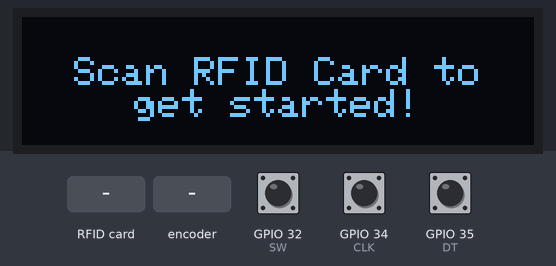
A program run on a simulated ESP32. On the bench: 128×32 one-colour display. The test bench sets the inputs (shaded band); at power-on: GPIO 32 (SW) HIGH, GPIO 34 (CLK) HIGH, GPIO 35 (DT) HIGH. WiFi joins after 1.5 s; servers stay silent unless stated; uploads are accepted with an empty reply; what the program prints to the serial monitor is not drawn.

Above: at 2.7 s.
2.8 s: RFID card 5E 7A 19 C4 held to the reader
At 4.2 s:
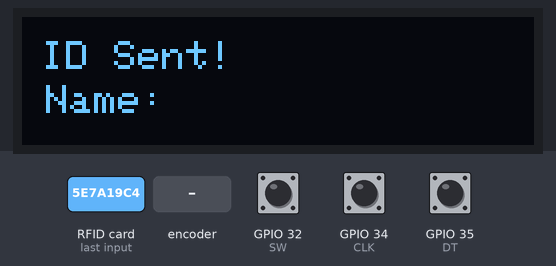
4.5 s: GPIO 32 (SW) pulled LOW for 0.15 s
At 5.2 s:
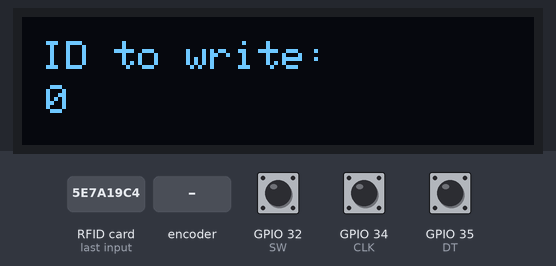
6.1 s: rotary encoder on GPIO 34 (CLK) / GPIO 35 (DT) turned 3 steps (first pin leading)
At 7.3 s:
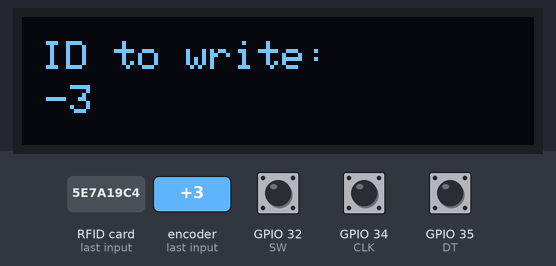
8.2 s: GPIO 32 (SW) pulled LOW for 1 s
At 9.1 s:
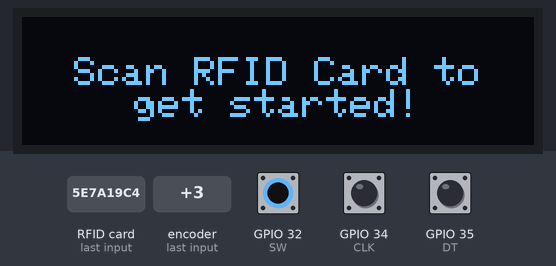
10.7 s: GPIO 32 (SW) pulled LOW for 0.15 s
At 11.1 s:
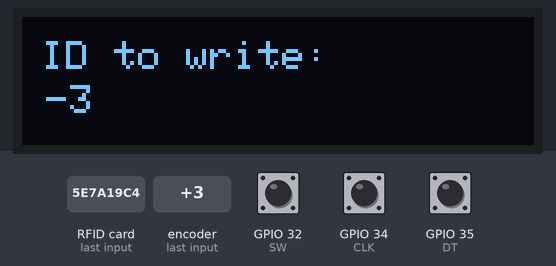
12.3 s: rotary encoder on GPIO 34 (CLK) / GPIO 35 (DT) turned 1 step (first pin leading)
At 12.8 s:
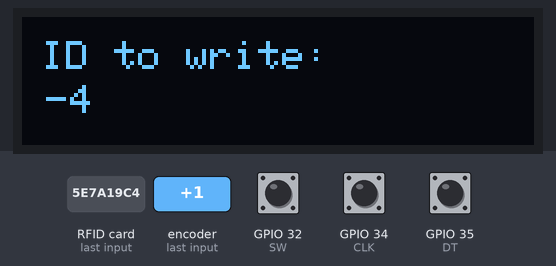
Timing chart, 0 to 15.0 s (numbered marks = the images above; inputs shaded):
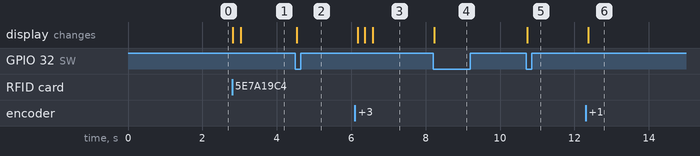

Measured:
- after the input at 2.8 s, the display: first changes at once (image 1 shows a later state)
- after the input at 4.5 s, the display: changes at once (image 2)
- after the input at 6.1 s, the display: first changes after 0.08 s (image 3 shows a later state)
- after the input at 8.2 s, the display: changes at once (image 4)
- after the input at 10.7 s, the display: changes at once (image 5)
- after the input at 12.3 s, the display: changes after 0.08 s (image 6)

The program:

main.cpp
```cpp
#include <Arduino.h>
#include <SPI.h>
#include <Wire.h>
#include <Adafruit_GFX.h>
#include <Adafruit_SSD1306.h>
#include <AiEsp32RotaryEncoder.h>
#include <MFRC522.h>
#include <WiFi.h>
#include <HTTPClient.h>
#include <ArduinoJson.h>

/*Using Hardware SPI of Arduino */
/*MOSI (11), MISO (12) and SCK (13) are fixed */
/*You can configure SS and RST Pins*/
#define SS_PIN 4  /* Slave Select Pin */
#define RST_PIN 2 /* Reset Pin */

/* Create an instance of MFRC522 */
MFRC522 mfrc522(SS_PIN, RST_PIN);
/* Create an instance of MIFARE_Key */
MFRC522::MIFARE_Key key;

/* Set the block to which we want to write data */
/* Be aware of Sector Trailer Blocks */
int blockNum = 2;
/* Create an array of 16 Bytes and fill it with data */
/* This is the actual data which is going to be written into the card */
byte blockData[16];

/* Create another array to read data from Block */
/* Legthn of buffer should be 2 Bytes more than the size of Block (16 Bytes) */
byte bufferLen = 18;
byte readBlockData[18];

String currentCardUID;
String previousCardUID;

String clothesID;

#define CLK 34
#define DT 35
#define SW 32
int counter = 0;
int currentStateCLK;
int lastStateCLK;
String currentDir = "";
unsigned long lastButtonPress = 0;

bool writingMode = false;

/* 1306 Display Initialization */
Adafruit_SSD1306 display = Adafruit_SSD1306(128, 32, &Wire);

/* HTTP Variables */
const char *ssid = "";
const char *password = "";

String serverIP = "";

MFRC522::StatusCode status;

void WriteDataToBlock(int blockNum, byte blockData[]);
void ReadDataFromBlock(int blockNum, byte readBlockData[]);

void setup() {
  // Set encoder pins as inputs
  pinMode(CLK, INPUT);
  pinMode(DT, INPUT);
  pinMode(SW, INPUT_PULLUP);

  // Read the initial state of CLK
  lastStateCLK = digitalRead(CLK);

  /* Prepare the ksy for authentication */
  /* All keys are set to FFFFFFFFFFFFh at chip delivery from the factory */
  for (byte i = 0; i < 6; i++)
  {
    key.keyByte[i] = 0xFF;
  }

  /* Initialize serial communications with the PC */
  Serial.begin(9600);

  /* Initialize SPI bus */
  SPI.begin();

  /* Initialize MFRC522 Module */
  mfrc522.PCD_Init();
  Serial.println("Scan a MIFARE 1K Tag to write data...");

  /* 1306 Display Setup */
  display.begin(SSD1306_SWITCHCAPVCC, 0x3C);
  display.clearDisplay();
  display.setTextColor(WHITE);
  display.setTextSize(1);
  display.setFont(NULL);
  display.setCursor(6, 10);
  display.setTextWrap(0);
  display.setCursor(13, 10);
  display.println("Scan RFID Card to");
  display.setTextWrap(0);
  display.setCursor(28, 18);
  display.println("get started!");
  display.display();

  /* WiFi Client Setup */
  WiFi.begin(ssid, password);
  Serial.print("Connecting to ");
  Serial.println(ssid);

  // Wait for WiFi connection
  while (WiFi.status() != WL_CONNECTED)
  {
    delay(500);
    Serial.print(".");
  }
  Serial.println();

  Serial.print("Connected to network with IP: ");
  Serial.println(WiFi.localIP());
}

void loop() {
  /*
   * Rotary encoder section
   */

  // Read the current state of CLK
  currentStateCLK = digitalRead(CLK);

  // If last and current state of CLK are different, then pulse occurred
  // React to only 1 state change to avoid double count
  if (currentStateCLK != lastStateCLK && currentStateCLK == 1 && writingMode == true)
  {

    // If the DT state is different than the CLK state then
    // the encoder is rotating CCW so decrement
    if (digitalRead(DT) != currentStateCLK)
    {
      counter--;
    }
    else
    {
      // Encoder is rotating CW so increment
      counter++;
    }

    display.clearDisplay();
    display.setTextColor(WHITE);
    display.setTextSize(1);
    display.setFont(NULL);
    display.setCursor(5, 6);
    display.println("ID to write:");
    display.setCursor(6, 17);
    display.print(counter);
    display.display();
  }

  // Remember last CLK state
  lastStateCLK = currentStateCLK;

  // Read the button state
  int btnState = digitalRead(SW);

  // If we detect LOW signal, button is pressed
  if (btnState == LOW)
  {
    // if 50ms have passed since last LOW pulse, it means that the
    // button has been pressed, released and pressed again
    if (millis() - lastButtonPress > 50)
    {
      writingMode = !writingMode;
      Serial.print("Writing Mode: ");
      Serial.println(writingMode);

      if (writingMode)
      {
        display.clearDisplay();
        display.setTextColor(WHITE);
        display.setTextSize(1);
        display.setFont(NULL);
        display.setCursor(5, 6);
        display.println("ID to write:");
        display.setCursor(6, 17);
        display.print(counter);
        display.display();
      }
      else
      {
        display.clearDisplay();
        display.setTextColor(WHITE);
        display.setTextSize(1);
        display.setFont(NULL);
        display.setCursor(6, 10);
        display.setTextWrap(0);
        display.setCursor(13, 10);
        display.println("Scan RFID Card to");
        display.setTextWrap(0);
        display.setCursor(28, 18);
        display.println("get started!");
        display.display();
      }
    }

    // Remember last button press event
    lastButtonPress = millis();
  }

  /*
   * RFID Section
   */

  // Reset loop if no new RFID card is present
  if (!mfrc522.PICC_IsNewCardPresent())
  {
    return;
  }

  // Selects one of the RFID cards
  if (!mfrc522.PICC_ReadCardSerial())
  {
    return;
  }

  // Gets card UID
  for (byte i = 0; i < mfrc522.uid.size; i++)
  {
    currentCardUID += mfrc522.uid.uidByte[i] < 0x10 ? " 0" : " ";
    currentCardUID += String(mfrc522.uid.uidByte[i], HEX);
  }

  // Checks if the card was previously scanned
  if (currentCardUID == previousCardUID)
  {
    currentCardUID = "";
    return;
  }

  Serial.print("\n");
  Serial.println("New Card Detected!");

  // Print out card UID
  Serial.println("Card UID:" + currentCardUID);

  // If in writing mode
  if (writingMode)
  {
    char number[16];
    sprintf(number, "%d", counter);
    String data = String(number);
    data.getBytes(blockData, 16);
    WriteDataToBlock(blockNum, blockData);

    display.clearDisplay();
    display.setTextColor(WHITE);
    display.setTextSize(1);
    display.setFont(NULL);
    display.setCursor(0, 15);
    display.setTextWrap(0);
    display.setCursor(37, 15);
    display.println("ID Saved!");
    display.display();
  }
  else
  { // Else if in send mode
    // Reads data from RFID block
    ReadDataFromBlock(blockNum, readBlockData);

    // Print the data read from block
    Serial.print("Data: ");
    for (int j = 0; j < 5; j++)
    {
      Serial.write(readBlockData[j]);
    }
    Serial.print("\n");

    // Parses tag response
    clothesID = String((char *)readBlockData);

    // Checks if connected to WiFi network
    if (WiFi.status() == WL_CONNECTED)
    {
      WiFiClient client;
      HTTPClient http;

      // Updates display
      display.clearDisplay();
      display.setTextColor(WHITE);
      display.setTextSize(1);
      display.setFont(NULL);
      display.setCursor(5, 12);
      display.setTextWrap(0);
      display.setCursor(10, 12);
      display.println("Sending request...");
      display.display();

      // Sends web request
      String requestPath = serverIP + "/getclothes?id=" + clothesID;
      http.begin(client, requestPath.c_str());
      int httpResponseCode = http.GET();

      // Checks response
      if (httpResponseCode > 0)
      {
        Serial.print("HTTP Response code: ");
        Serial.println(httpResponseCode);
        String payload = http.getString();
        Serial.println(payload);

        // Parses JSON return
        DynamicJsonDocument doc(1024);
        deserializeJson(doc, payload);
        JsonObject root_0 = doc[0];
        const char *clothesName = root_0["name"];

        // Prints recieved clothes name on display
        display.clearDisplay();
        display.setTextColor(WHITE);
        display.setTextSize(1);
        display.setFont(NULL);
        display.setCursor(5, 6);
        display.println("ID Sent!");
        display.setCursor(6, 17);
        display.print("Name: ");
        display.print(clothesName);
        display.display();
      }
      else
      {
        Serial.print("Error Sending Request: ");
        Serial.println(httpResponseCode);

        display.clearDisplay();
        display.setTextColor(WHITE);
        display.setTextSize(1);
        display.setFont(NULL);
        display.setCursor(5, 12);
        display.setTextWrap(0);
        display.setCursor(31, 12);
        display.println("HTTP Error!");
        display.display();
      }

      // Free WiFi resources
      http.end();

      previousCardUID = currentCardUID;
      currentCardUID = "";
    }
  }
}

void WriteDataToBlock(int blockNum, byte blockData[]) {
  /* Authenticating the desired data block for write access using Key A */
  status = mfrc522.PCD_Authenticate(MFRC522::PICC_CMD_MF_AUTH_KEY_A, blockNum, &key, &(mfrc522.uid));
  if (status != MFRC522::STATUS_OK)
  {
    Serial.print("Authentication failed for Write: ");
    Serial.println(mfrc522.GetStatusCodeName((MFRC522::StatusCode)status));
    return;
  }
  else
  {
    Serial.println("Authentication success");
  }

  /* Write data to the block */
  status = mfrc522.MIFARE_Write(blockNum, blockData, 16);
  if (status != MFRC522::STATUS_OK)
  {
    Serial.print("Writing to Block failed: ");
    Serial.println(mfrc522.GetStatusCodeName((MFRC522::StatusCode)status));
    return;
  }
  else
  {
    Serial.println("Data was written into Block successfully");
  }

  mfrc522.PICC_HaltA();
  mfrc522.PCD_StopCrypto1();
}

void ReadDataFromBlock(int blockNum, byte readBlockData[]) {
  /* Authenticating the desired data block for Read access using Key A */
  byte status = mfrc522.PCD_Authenticate(MFRC522::PICC_CMD_MF_AUTH_KEY_A, blockNum, &key, &(mfrc522.uid));

  if (status != MFRC522::STATUS_OK)
  {
    Serial.print("Authentication failed for Read: ");
    Serial.println(mfrc522.GetStatusCodeName((MFRC522::StatusCode)status));
    return;
  }

  /* Reading data from the Block */
  status = mfrc522.MIFARE_Read(blockNum, readBlockData, &bufferLen);
  if (status != MFRC522::STATUS_OK)
  {
    Serial.print("Reading failed: ");
    Serial.println(mfrc522.GetStatusCodeName((MFRC522::StatusCode)status));
    return;
  }

  mfrc522.PICC_HaltA();
  mfrc522.PCD_StopCrypto1();
}
```
